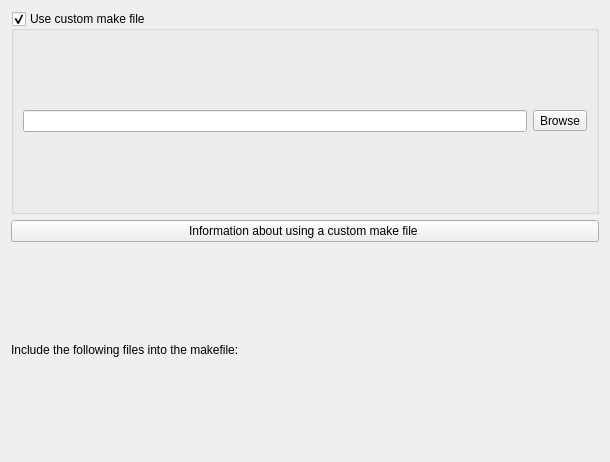
<?xml version="1.0" encoding="UTF-8"?>
<ui version="4.0">
 <class>ProjectMakefileWidget</class>
 <widget class="QWidget" name="ProjectMakefileWidget">
  <property name="geometry">
   <rect>
    <x>0</x>
    <y>0</y>
    <width>610</width>
    <height>462</height>
   </rect>
  </property>
  <property name="windowTitle">
   <string>Form</string>
  </property>
  <layout class="QVBoxLayout" name="verticalLayout">
   <item>
    <widget class="QGroupBox" name="grpCustomMakefile">
     <property name="title">
      <string>Use custom make file</string>
     </property>
     <property name="checkable">
      <bool>true</bool>
     </property>
     <layout class="QGridLayout" name="gridLayout">
      <item row="0" column="0">
       <widget class="QLineEdit" name="txtCustomMakefile"/>
      </item>
      <item row="0" column="1">
       <widget class="QToolButton" name="btnBrowse">
        <property name="toolTip">
         <string>Browse</string>
        </property>
        <property name="text">
         <string>Browse</string>
        </property>
       </widget>
      </item>
     </layout>
    </widget>
   </item>
   <item>
    <widget class="QPushButton" name="btnInfo">
     <property name="text">
      <string>Information about using a custom make file </string>
     </property>
    </widget>
   </item>
   <item>
    <widget class="QLabel" name="label">
     <property name="text">
      <string>Include the following files into the makefile:</string>
     </property>
    </widget>
   </item>
  </layout>
 </widget>
 <resources>
  <include location="../icons.qrc"/>
 </resources>
 <connections/>
</ui>
